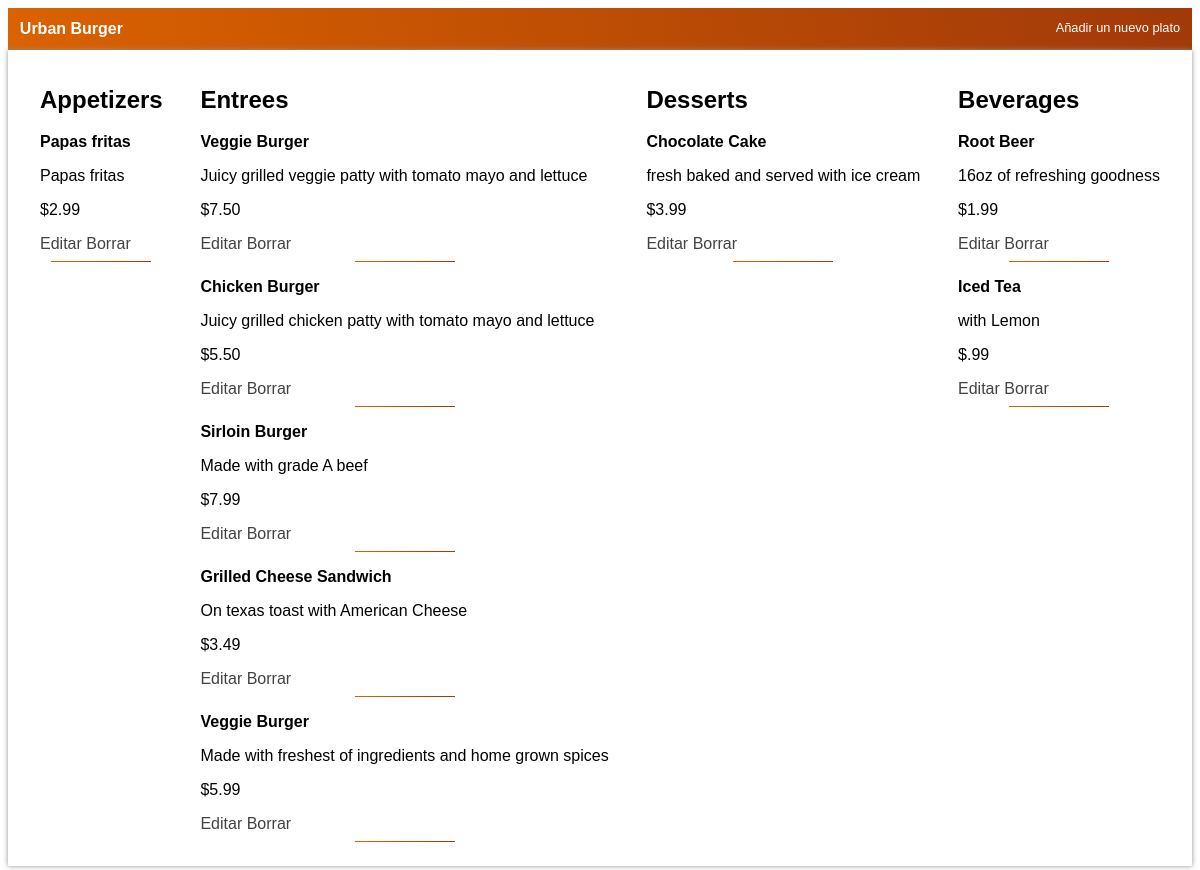
Before: /restaurant/1/menu/ with the older database file.
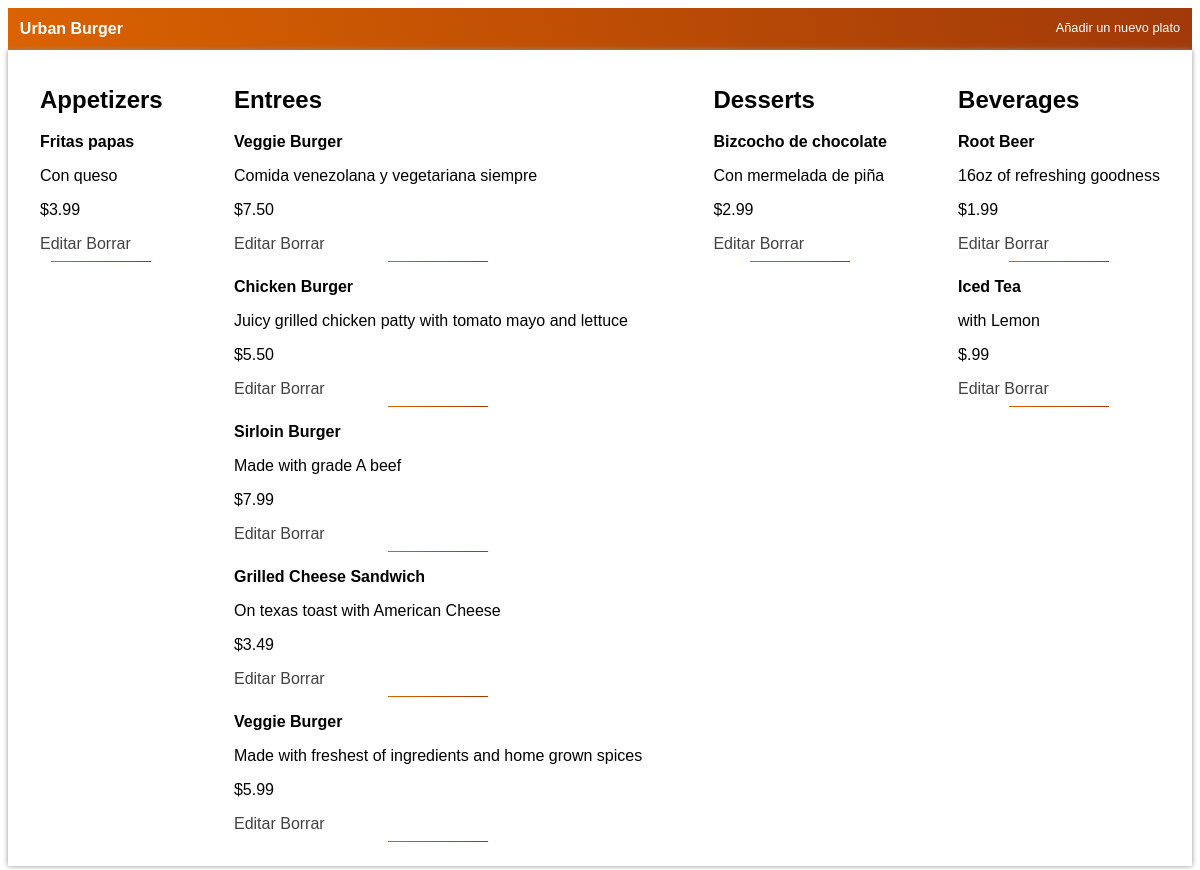
After: the same page with the newer database file.
### el finalfinal proyecto/database_setup.py (models this page shows, shortened)
class Restaurant(Base):
    __tablename__ = 'restaurant'
    id = Column(Integer, primary_key=True)
    name = Column(String(250), nullable=False)

class MenuItem(Base):
    __tablename__ = 'menu_item'
    name = Column(String(80), nullable=False)
    id = Column(Integer, primary_key=True)
    description = Column(String(250))
    price = Column(String(8))
    course = Column(String(250))
    restaurant_id = Column(Integer, ForeignKey('restaurant.id'))
    restaurant = relationship(Restaurant)

### el finalfinal proyecto/finalproject.py (the view)
@app.route('/restaurant/<int:restaurant_id>/')
@app.route('/restaurant/<int:restaurant_id>/menu/')
def showMenu(restaurant_id):
    DBSession = sessionmaker(bind=engine)
    session = DBSession()
    restaurant = session.query(Restaurant).filter_by(id=restaurant_id).one()
    items = session.query(MenuItem).filter_by(
        restaurant_id=restaurant_id).all()
    return render_template('menu.html', items=items, restaurant=restaurant)

### el finalfinal proyecto/templates/menu.html (shortened to what this page needs)
<html>
<!DOCTYPE html>
<html lang="en">
<head>
	<link rel=stylesheet type=text/css href="{{ url_for('static', filename='menu.css') }}">
</head>
<body>
<nav><b>{{restaurant.name}}</b>
    {% if items !=[] %}
	<a href="{{url_for('newMenuItem', restaurant_id = restaurant.id )}}">Añadir un nuevo plato</a>
</nav>
	<div class="container-items">
		<div class="aperitivos">
			<h2>Appetizers</h2>
		{% for i in items %}
		{% if i.course == 'Appetizer' %}
		<p><b>{{i.name}}</b></p>
		<p>{{i.description}}</p>
		<p>{{i.price}}</p>
		<a href='{{url_for('editMenuItem', restaurant_id = restaurant.id, menu_id=i.id)}}'>Editar</a>
		<a href='{{url_for('deleteMenuItem', restaurant_id = restaurant.id, menu_id=i.id)}}'>Borrar</a>
		<hr>
	</div>
		{% endif %}
		{% endfor %}
	<div class="entrada">
		<h2>Entrees</h2>
		{% for i in items %}
		{% if i.course == 'Entree' %}
		<p><b>{{i.name}}</b></p>
		<p>{{i.description}}</p>
		<p>{{i.price}}</p>
		<a href='{{url_for('editMenuItem', restaurant_id = restaurant.id, menu_id=i.id )}}'>Editar</a>
		<a href='{{url_for('deleteMenuItem', restaurant_id = restaurant.id, menu_id=i.id )}}'>Borrar</a>
		<hr>
        {% endif %}
		{% endfor %}
	</div>
	<div class="postres">
		<h2>Desserts</h2>
		{% for i in items %}
		{% if i.course == 'Dessert' %}
		<p><b>{{i.name}}</b></p>
		<p>{{i.description}}</p>
		<p>{{i.price}}</p>
		<a href='{{url_for('editMenuItem', restaurant_id = restaurant.id, menu_id=i.id ) }}'>Editar</a>
		<a href='{{url_for('deleteMenuItem', restaurant_id = restaurant.id, menu_id=i.id ) }}'>Borrar</a>
		<hr>
		{% endif %}
		{% endfor %}
	</div>
	<div class="bebidas">
		<h2>Beverages</h2>
		{% for i in items %}
		{% if i.course == 'Beverage' %}
		<p><b>{{i.name}}</b></p>
		<p>{{i.description}}</p>
		<p>{{i.price}}</p>
		<a href='{{url_for('editMenuItem', restaurant_id = restaurant.id, menu_id=i.id ) }}'>Editar</a>
		<a href='{{url_for('deleteMenuItem', restaurant_id = restaurant.id, menu_id=i.id ) }}'>Borrar</a>
		<hr>
		{% endif %}
		{% endfor %}
	</div>
	</div>
		{% else %}
		<p> Actualmente, no tienes platos en el menú. <p>
		<a href = "{{url_for('newMenuItem', restaurant_id = restaurant.id )}}">Añadir un nuevo plato</a>
			{% endif %}
	</body>
</html>

### el finalfinal proyecto/static/menu.css (style rules this page uses)
* { box-sizing: border-box; font-family: Arial, Helvetica, sans-serif; }
nav { padding: 1%; display: flex; justify-content: space-between; background-image: linear-gradient(80deg, #da6200 0%, #a13909 100%); color: white; }
nav a { text-decoration: none; font-size: 0.8em; color: white; }
.container-items { display: flex; justify-content: space-between; margin: auto; box-shadow: 0 0 5px rgb(144, 144, 144); padding: 1rem 2rem; }
.container-items a { text-decoration: none; color: rgb(66, 66, 66); }
.aperitivos, .entrada, .postres, .bebidas { flex-direction: column; border-radius: 1%; border-color: red; }
hr { width: 100px; border: none; height: 1px; color: black; background-image: linear-gradient(80deg, #da6200 0%, #a13909 100%); }

Changed rows visible on the page:
changed MenuItem: name "Papas fritas" → "Fritas papas"; description "Papas fritas" → "Con queso"; price "$2.99" → "$3.99"
changed MenuItem: description "Juicy grilled veggie patty with tomato mayo and lettuce" → "Comida venezolana y vegetariana siempre"
changed MenuItem: name "Chocolate Cake" → "Bizcocho de chocolate"; description "fresh baked and served with ice cream" → "Con mermelada de piña"; price "$3.99" → "$2.99"
